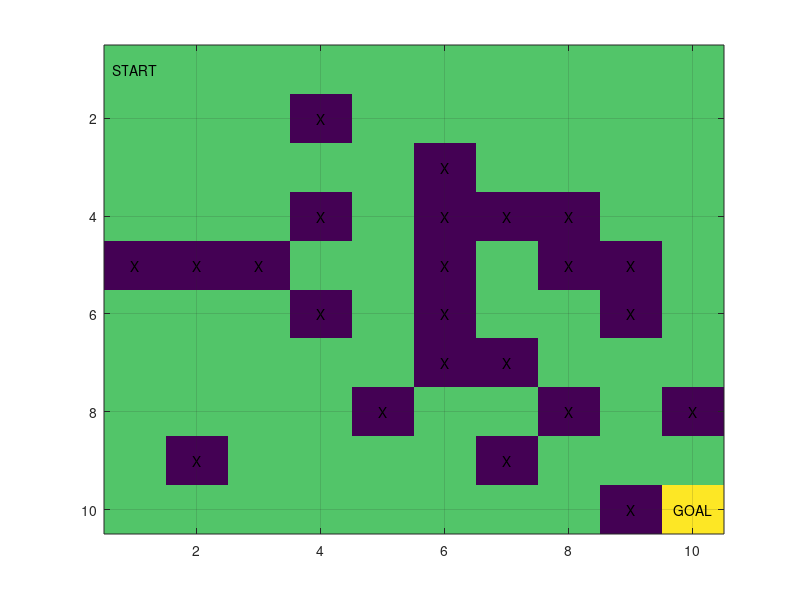

Reproduce this figure in MATLAB. (Note: a time limit stopped this script after it produced the figure.)
%% maze-solving
clear; close all; clc
n = 10;

start = 1;
goal = n*n;

%% Maze initialization
value = 1;
blocked_value = -50;
maze = value * ones(n);
random_prob = rand(n);
threshold = 0.2;
maze(find(random_prob <= threshold)) = blocked_value;
maze(1, 1) = value;        
maze(n, n) = 20;
orig = figure();
imagesc(maze);
text(1, 1, 'START', 'HorizontalAlignment', 'center');
text(n, n, 'GOAL', 'HorizontalAlignment', 'center');
[x_obs, y_obs] = find(maze'==blocked_value);
text(x_obs, y_obs, 'X', 'HorizontalAlignment', 'center');
grid on;
save('maze.mat', 'maze');
saveas(orig, 'maze.png');

fprintf('Program paused. Press enter to continue.\n');
pause;

%% Reward initialization
reward = zeros(n*n);
for i=1:goal
    reward(i, :) = reshape(maze, 1, goal);
end

% Remove all impossible moves
for i=1:n*n
    for j=1:n*n
        if j ~= i-n && j ~= i+n && j ~= i-1 &&j ~= i+1 ...
           && j ~= i-n-1 && j ~= i-n+1 && j ~= i+n-1 && j ~= i+n+1
            reward(i,j) = -Inf;
        end
    end
end

% Prevent agent from breaking the outter bother
% - down side
for k=1:n
    for j=1:n*n
        if j == k*n+1 || j == k*n+n+1 || j == k*n-n+1
            reward(k*n, j) = -Inf;
            reward(j, k*n) = -Inf;
        end
    end
end
% - up side
for k=1:n-1
    for j=1:n*n
        if j == k*n+1-1 || j == k*n+1+n-1 || j == k*n+1-n-1
            reward(k*n+1, j) = -Inf;
            reward(j, k*n+1) = -Inf;
        end
    end
end

%% Q-learning (epsilon-Greedy)
max_iter = 100;
q = randn(size(reward));
q(goal,:) = 0;
q(:,goal) = 0;
alpha = 0.2;
gamma = 0.9;
epsilon = 0.1;
train_efficiency = zeros(max_iter, 2);
for i=1:max_iter  
    train_efficiency(i,1) = i;
    current_state = start;
    record = 1;
    while (1)
        fprintf('Iteration: %d\n', i);
        disp(current_state);
        possible_actions = find(reward(current_state,:)>=0);
        
        % Epsilon-Greedy
        prob = rand(1);
        if prob >= epsilon
            [best_q, idx] =  max(q(current_state,possible_actions));
            next_state = possible_actions(idx);
        else
            next_state = possible_actions(randi([1 length(possible_actions)]));
        end
        
        % Find possible actions for the next state
        next_pos_actions = find(reward(next_state,:)>=0);
        
        % Find max_q at the next state
        max_q = max(q(next_state, next_pos_actions));
        
        delta_q = reward(current_state, next_state) + gamma*max_q - q(current_state, next_state);
        q(current_state, next_state) = q(current_state, next_state) + alpha*delta_q;
        
        if (current_state == goal)
            break;
        end
        current_state = next_state;
        record = record+1;
    end
    train_efficiency(i,2) = record;
end

% Plotting
figure;
plot(train_efficiency(:,1), train_efficiency(:,2), 'Marker', 'o', 'Color', 'r');
title('Training Efficiency');
xlabel('Episode');
ylabel('Time step');
grid on;

% Saving the q matrix
save('q.mat', 'q');
save('train_efficiency.mat', 'train_efficiency');
